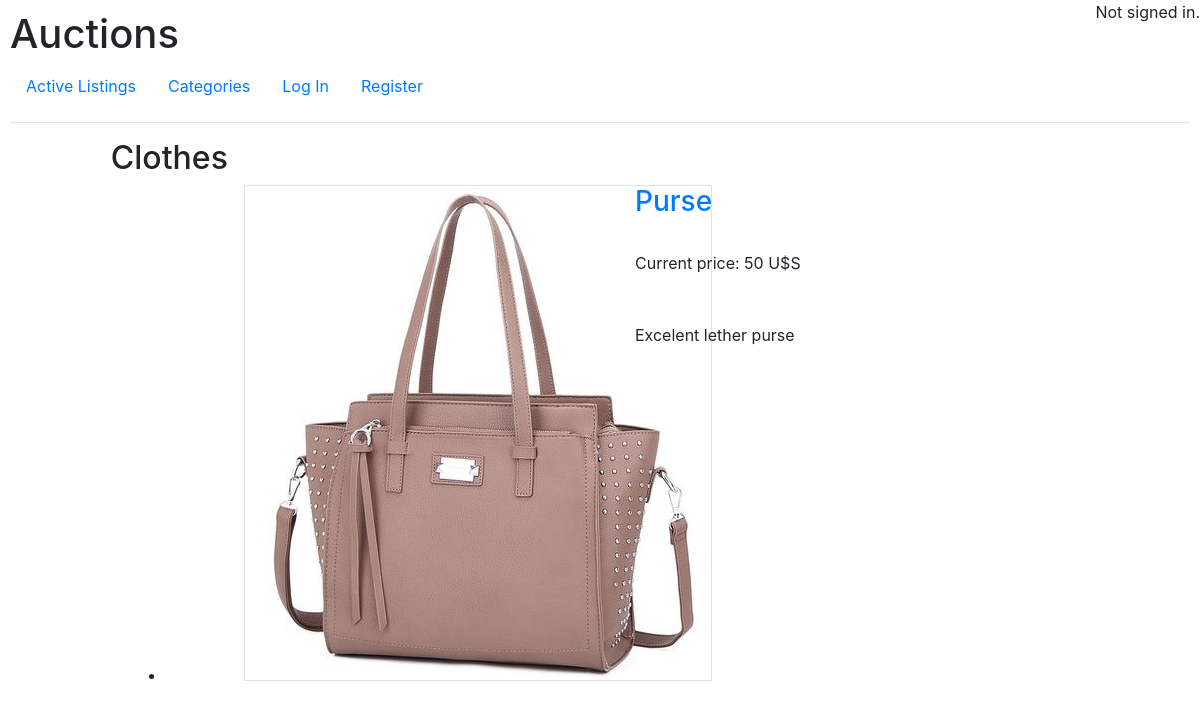
/listing/Clothes, run on the app's committed database.
### auctions/models.py (models this page shows, shortened)
class Category(models.Model):
    category_name =  models.CharField(max_length=100)

class Auction(models.Model):
    seller = models.ForeignKey(User, on_delete=models.CASCADE, related_name="auctions_owned")
    product_name = models.CharField(max_length=100)
    description = models.CharField(max_length=1000)
    auction_image = models.FilePathField(path=images_path, blank=True, null=True)
    starting_bid = models.IntegerField()
    sold = models.BooleanField()
    category_name = models.ForeignKey(Category, related_name="auctions_with_category", on_delete=models.SET_NULL, null= True)

### auctions/views.py (the view)
# urls.py: path("listing/<str:category>", views.category, name="category"),
def category(request, category):
    category = Category.objects.get(category_name=category)
    auctions = filter_sold_render_images(category)
    return render(request, "auctions/index.html",
    { "auctions": auctions, "bid": Bid.objects.all(), "category": category.category_name
    })

### auctions/views.py (called while the page is built)
def filter_sold_render_images(category, *userid):
    if category == "no":
        auctions = Auction.objects.filter(sold=False)
    elif category == "watchlist":
        watch_list = Watch_list.objects.filter(user=userid,watch=True)
        watchlist = []
        for watchedauction in watch_list:
            watchlist.append(watchedauction.auction.id)
        auctions = Auction.objects.filter(pk__in=watchlist)
    else:
        auctions = Auction.objects.filter(sold=False, category_name=category)
    for auction in auctions:
        if auction:
            auction.auction_image = auction.auction_image[66:]
            try:
                bid = Bid.objects.get(auction_product=auction.id)
                auction.starting_bid = bid.last_bid
            except:
                pass
    return (auctions)

### auctions/templates/auctions/index.html (shortened to what this page needs)
{% extends "auctions/layout.html" %}
{% load static %}
{% block body %}
    {% if category %}
        <h2>{{ category }}</h2>
    {% elif messege %}
        <h2>Active Listings</h2>
        <h4>{{ messege }}</h4>
    {% else %}
        <h2>Active Listings</h2>
    {% endif %}
    <div id="products">
        <ul>
            {% for auction in auctions %}
                <div class="container">
                    <li id="product">
                        <div class= "row">
                            <div class="col-1"></div>
                            <div class="col-5">
                                <div style="text-align:center;">
                                    <img class="border" src="{{ auction.auction_image }}">
                                </div>
                            </div>
                            <div class="col-5">
                                    <h3><a href="{% url 'listing' user.id auction.id %}">{{ auction.product_name }}</a></h3><br>
                                <div>
                                    Current price: {{ auction.starting_bid }} U$S
                                </div><br><br>
                                <div>
                                    {{ auction.description }}
                                </div><br><br>
                </div>
        </div>
    </div><br>
            {% empty %}
                <li>No auctions</li>
            {% endfor %}
        </ul>
    </div>
{% endblock %}

### auctions/static/auctions/styles.css (style rules this page uses)
body { padding: 10px; }
#products { bottom:0px; }

### data on the page
Category: category_name "Clothes"
Auction: product_name "Purse", starting_bid "50", description "Excelent lether purse"
